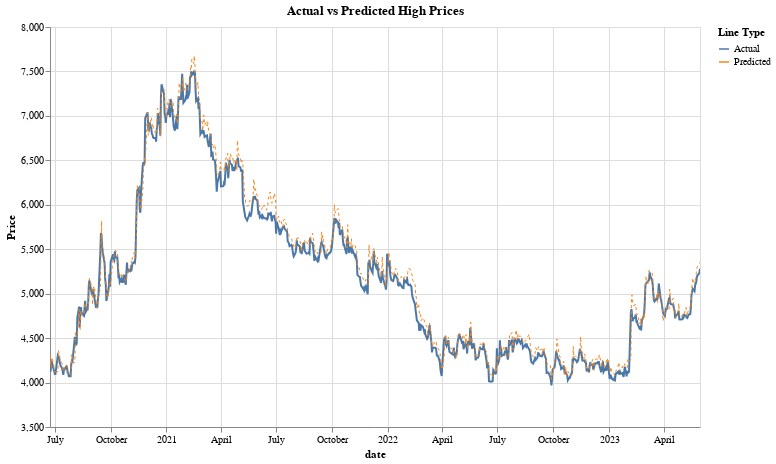

Here is the notebook cell this chart was saved with:
### Code cell
import altair as alt

alt.themes.enable('fivethirtyeight')

predictions_df['date'] = pd.to_datetime(predictions_df['date'])

predictions_df['label'] = 'Actual'
predictions_df['predicted_label'] = 'Predicted'

# Actual high price line
line1 = alt.Chart(predictions_df).mark_line(strokeWidth=2).encode(
    x='date:T',
    y=alt.Y('y_test:Q', title='Price', scale=alt.Scale(zero=False)),
    color=alt.Color('label:N', legend=alt.Legend(title="Line Type")),
    tooltip=['date', 'y_test', 'y_pred']
)

# Predicted high price line
line2 = alt.Chart(predictions_df).mark_line(strokeWidth=1, strokeDash=[3, 3]).encode(
    x='date:T',
    y=alt.Y('y_pred:Q', title='', scale=alt.Scale(zero=False)),
    color=alt.Color('predicted_label:N', legend=alt.Legend(title="Line Type")),
    tooltip=['date', 'y_test', 'y_pred']
)

# Combine the two lines
chart = alt.layer(line1, line2).properties(
    title='Actual vs Predicted High Prices',
    width=650,
    height=400
).interactive()

chart

### Figure 1 — Vega-Lite specification as saved in the notebook (floating-point values rounded to 4 significant figures; data arrays with more than 128 entries replaced by an {"elided": "..."} marker saying what was removed)
{"usermeta": {"embedOptions": {"theme": "fivethirtyeight"}}, "config": {"view": {"continuousWidth": 300, "continuousHeight": 300}}, "layer": [{"mark": {"type": "line", "strokeWidth": 2}, "encoding": {"color": {"field": "label", "legend": {"title": "Line Type"}, "type": "nominal"}, "tooltip": [{"field": "date", "type": "temporal"}, {"field": "y_test", "type": "quantitative"}, {"field": "y_pred", "type": "quantitative"}], "x": {"field": "date", "type": "temporal"}, "y": {"field": "y_test", "scale": {"zero": false}, "title": "Price", "type": "quantitative"}}, "name": "view_5"}, {"mark": {"type": "line", "strokeDash": [3, 3], "strokeWidth": 1}, "encoding": {"color": {"field": "predicted_label", "legend": {"title": "Line Type"}, "type": "nominal"}, "tooltip": [{"field": "date", "type": "temporal"}, {"field": "y_test", "type": "quantitative"}, {"field": "y_pred", "type": "quantitative"}], "x": {"field": "date", "type": "temporal"}, "y": {"field": "y_pred", "scale": {"zero": false}, "title": "", "type": "quantitative"}}}], "data": {"name": "data-f15cbbdc3a1495c6473f93e3108355e9"}, "height": 400, "params": [{"name": "param_5", "select": {"type": "interval", "encodings": ["x", "y"]}, "bind": "scales", "views": ["view_5"]}], "title": "Actual vs Predicted High Prices", "width": 650, "$schema": "https://vega.github.io/schema/vega-lite/v5.8.0.json", "datasets": {"data-f15cbbdc3a1495c6473f93e3108355e9": {"elided": "727 records"}}}
